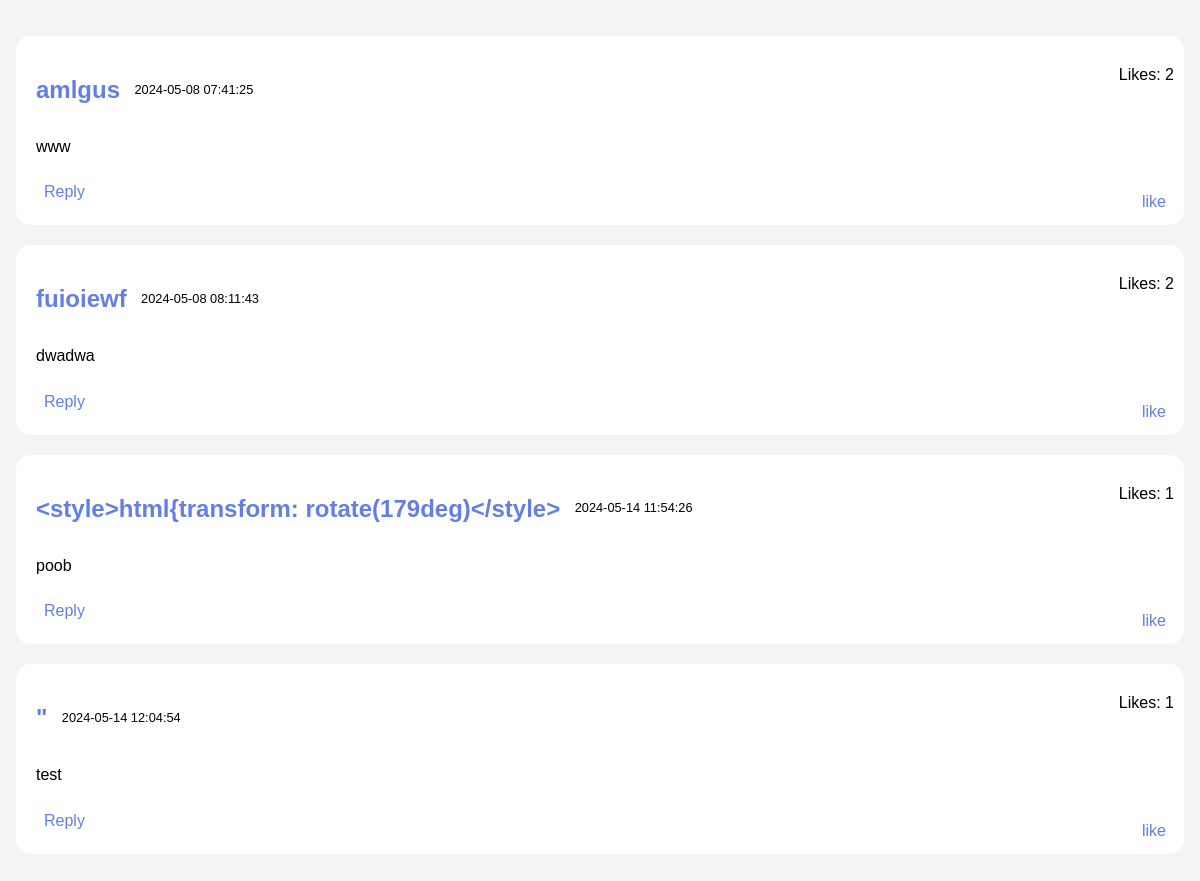
The page /liked_posts.php (signed in) on the database its author committed.
### tables this page shows
CREATE TABLE `posts` (
  `id` int(11) NOT NULL AUTO_INCREMENT,
  `user_id` int(11) NOT NULL,
  `content` text NOT NULL,
  `timestamp` timestamp NULL DEFAULT current_timestamp(),
  `likes` int(11) DEFAULT 0,
  PRIMARY KEY (`id`)
);

CREATE TABLE `users` (
  `id` int(11) NOT NULL AUTO_INCREMENT,
  `username` varchar(255) NOT NULL,
  `password` varchar(255) NOT NULL,
  `isadmin` tinyint(1) NOT NULL,
  PRIMARY KEY (`id`)
);

### liked_posts.php (the view, shortened to what this page needs)
<?php
$db = new mysqli('localhost', 'root', 'Root', 'termin');
$sql = "SELECT posts.*, users.username FROM likes JOIN posts ON likes.post_id = posts.id JOIN users ON posts.user_id = users.id WHERE likes.user_id = ?";
$stmt = $db->prepare($sql);
$stmt->bind_param('i', $_SESSION['user_id']);
$stmt->execute();
$result = $stmt->get_result();
$posts = [];
while ($post = $result->fetch_assoc()) {
    $posts[] = $post;
}
?>
<!DOCTYPE html>
<html lang="en">
<head>
    <link rel="stylesheet" type="text/css" href="style.css">
</head>
<body>
<?php
if (isset($posts)): ?>
        <?php foreach ($posts as $post): ?>
            <div class="postdiv" onclick="postdivclick(event, <?php echo $post['id'] ?>)">
                <h2 class="postusername">
                    <a href="user_posts.php?user_id=<?php echo $post['user_id']; ?>">
                        <?php echo htmlspecialchars($post['username']); ?>
                    </a>
                </h2>
                <p class="posttimestamp"><?php echo $post['timestamp']; ?></p>
                <p class="postcontent"><?php echo htmlspecialchars($post['content']); ?></p>
                <p class="likeCount">Likes: <?php echo $post['likes']; ?></p>
                <a href="functions/like_post.php?id=<?php echo $post['id']; ?>" class="likeButton">
                like<span class="likeCount"></span>
                </a>
                <a class="replyButton" data-post-id="<?php echo $post['id']; ?>">Reply</a>
            </div>
        <?php endforeach; ?>
    <?php endif; ?>
</body>
</html>

### style.css (style rules this page uses)
body { font-family: Arial, sans-serif; margin: 8px; padding: 8px; background-color: #f4f4f4 }
h1, h2, h3, h4, h5, h6 { color: #333; }
p { line-height: 1.6; }
a { text-decoration: none; color: #637fe3; }
.postdiv { position: relative; background-color: #fff; padding: 20px; margin: 20px 0; border-radius: 15px; }
.likeCount { position: absolute; top: 10px; right: 10px; }
.likeButton { position: absolute; bottom: 10px; right: 10px; padding: 4px 8px; }
.postusername { display: inline-block; vertical-align: middle; }
.posttimestamp { display: inline-block; font-size: 0.8em; margin-left: 10px; vertical-align: middle; }
.postcontent { margin: 10px 0; width: fit-content; }
.viewRepliesButton, .replyButton { display: block; margin-top: 20px; width: fit-content; padding: 4px 8px; }
.postdiv { transition: all 0.3s ease; font-size: 1rem; cursor: pointer; }

### rows shown on the page
posts: user.username "amlgus", timestamp "2024-05-08 07:41:25", content "www", likes "2"
posts: user.username "fuioiewf", timestamp "2024-05-08 08:11:43", content "dwadwa", likes "2"
posts: user.username "<style>html{transform: rotate(179deg)</style>", timestamp "2024-05-14 11:54:26", content "poob", likes "1"
posts: user.username "\"", timestamp "2024-05-14 12:04:54", content "test", likes "1"
